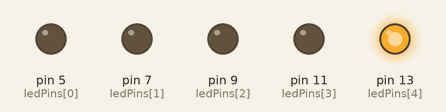
Simulated run of this sketch. Board: Arduino Uno, built with avr-gcc and run on an emulated ATmega328P. Parts: output pins drawn as LEDs (lit = HIGH). Random numbers use the default seed unless the sketch sets one.

Above: at 0.1 s.
At 5.97 s:
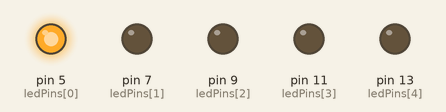
At 10.32 s:
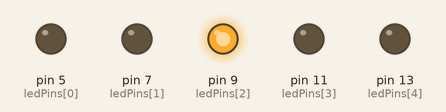
At 15.35 s:
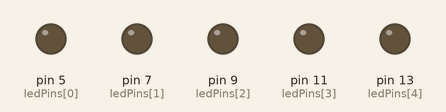
At 21.17 s:
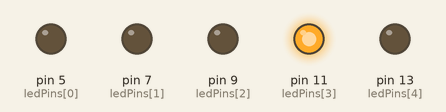
At 35.12 s:
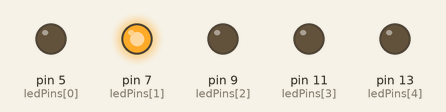
Timing chart, 0 to 40.0 s (numbered marks = the images above):
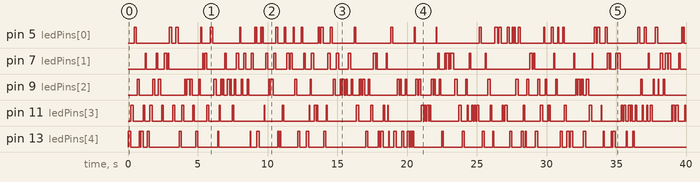

The sketch:

B3.ino
```cpp
/*
B-3. Program five LED's to act as random disco party lights
*/
const int ledPins[] = {5, 7, 9, 11, 13}; // Pins connected to LEDs
const int numLeds = 5;

void setup() {
  // Initialize all LED pins as outputs
  for (int i = 0; i < numLeds; i++) {
    pinMode(ledPins[i], OUTPUT);
  }
  // Initialize random seed for randomness
  randomSeed(analogRead(0));
}

void loop() {
  // Pick a random LED
  int activeLed = random(0, numLeds);

  // Turn it on for a random time
  digitalWrite(ledPins[activeLed], HIGH);
  delay(random(50, 200)); // Short flash

  // Turn it off
  digitalWrite(ledPins[activeLed], LOW);
  delay(random(10, 100)); // Short pause
}
```

Measured:
- by itself, pin 5 (ledPins[0]): LOW → HIGH at 0.46 s, → LOW 0.13 s later, → HIGH 2.4 s later, → LOW 0.15 s later, … (80 changes in this stretch)
- by itself, pin 9 (ledPins[2]): LOW → HIGH at 0.67 s, → LOW 0.12 s later, → HIGH 1.0 s later, → LOW 0.13 s later, … (106 changes in this stretch)
- by itself, pin 11 (ledPins[3]): LOW → HIGH at 0.21 s, → LOW 0.18 s later, → HIGH 0.72 s later, → LOW 0.10 s later, … (102 changes in this stretch)
